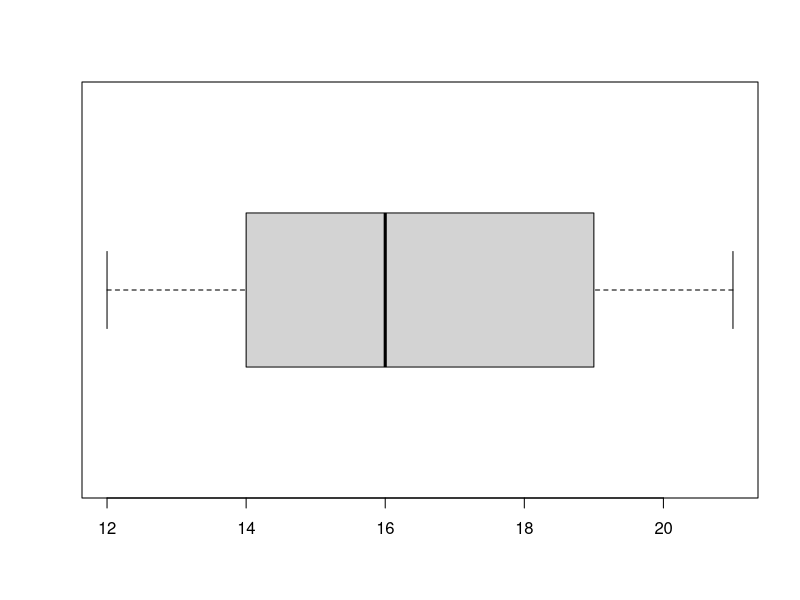
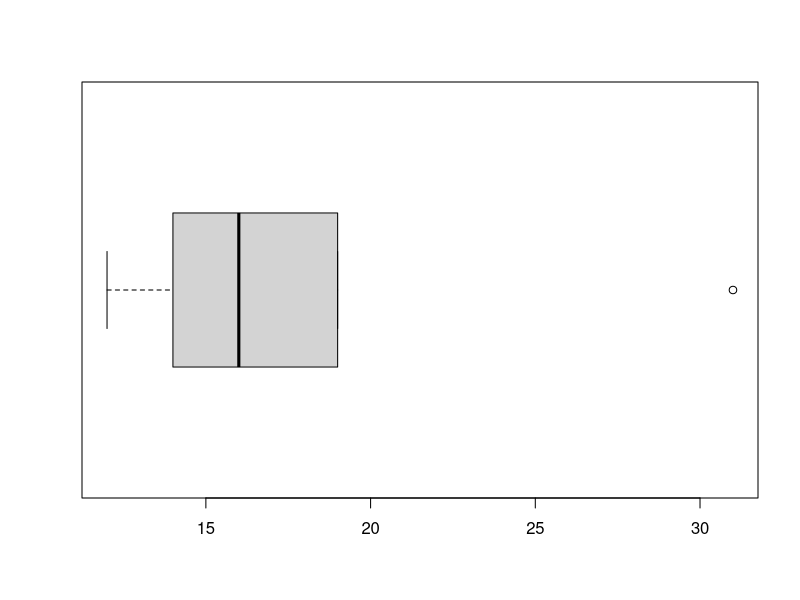

Here is the R script that generated these plots, in order:
#For today's R script, we will learn how to construct confidence intervals
#Let's start with an example

#Suppose we are fishermen in Eastern Ontario in a fishing derby (google is your friend), catching bullhead (google is your friend). We collected 222 bullhead fish (yes, this is excessive!) and found that the the mean length was 329.6mm with a standard deviation of 24.5. What is the 95% confidence interval? 

#using the formula covered during lecture, we find the margin of error (m) as follows: 
1.96*24.5/sqrt(222)

#lower confidence interval
329.6 - 1.96*24.5/sqrt(222)

#upper confidence interval
329.6 + 1.96*24.5/sqrt(222)

#we can report this answer in multiple ways:
#1) Margin of error format: 329.6 ± 3.2 mm
#2) Interval format: (326.4, 332.8) mm

#Another way of determining confidence interval is using the t-test function

#let's start by loading the bullhead data
#bullhead <- read.csv("http://tiny.cc/pubh2w") #fun fact: you can read csv data from urls!!!!
setwd("D:/bilal's books 8/Lie Detector/Lab assignments/Lab_12")
bullhead <- read.csv("data_pib.csv")
#using the t.test function
t.test(bullhead$length)

#what is we want to find the 90% confidence interval?
#we can do this by: 
t.test(bullhead$age,conf.level = .90)

#Find the 99% confidence interval using the t.test function
t.test(bullhead$age,conf.level = .99)

#Please note that the t.test does not use Z values to calculate confidence intervals. 
#It uses the t-distribution instead
#However, the t-distribution is more sensitive to sample size than the Z distribution (represents properties for Z values)
#So if we have small sample sizes, we need to check for outliers

#Here is an example
x <- c(12,14,16,19,21)
boxplot(x,horizontal = TRUE) #creating a horizontal boxplot
#no outliers

t.test(x)

#what happens when there are outliers?
y <- c(12,14,16,19,31) #31 is an outlier.

#The mean fluctuates(increases) because of the outlier. 
#Since the sample size is small therefore the change also seems quite large.
#It inturn changes the confidence interval values. 

#What is the definition of outliers that boxplots use? 
boxplot(y,horizontal = TRUE)
t.test(y)
#An outlier is defined as a data point that is located outside the 
#1.5*Inter Quartile Range

#Although we have not covered this during lecture
#I think it is useful to learn how to calculate confidence intervals for proportions or percentages
#From a sample of 150 students visiting the Health and Wellness center, 83 had obtained a flu shot. Find a
#90% confidence interval for the percentage of students who have received a flu shot.
p.hat <- 83/150
p.hat

#look up the general formula online
#p.hat +- z*sqrt(p.hat*(1-p.hat)/n)


#lower interval
p.hat - 1.645*sqrt(p.hat*(1-p.hat)/150)

#upper interval
p.hat + 1.645*sqrt(p.hat*(1-p.hat)/150)

#another way is using a built-in R command
prop.test(83,150)
#like before, default is 95% confidence interval

#what if we want to determine 90% confidence interval
prop.test(83,150,conf.level=.90)

#Place the 90% and 95% confidence intervals in context (hint: lecture slides from today's lecture)
#The statement seems a bit ambiguous as if what do we have to actually do 
#but nevertheless I am answering as per what I have understood

#To interpret these results within the context of the problem, we can say that with 
#95% confidence the percentage of the times we can expect to find  a student who has been given a flu shot
#is somewhere between 47.01% and 63.3%, based on our sample.
#In the case of 90% confidence the percentage of the times we can expect to find  a student who has been given a flu shot
#is somewhere between 48.28% and 62.17%, based on our sample.

#In the 95% interval 95% of values fall within two standard deviations of the mean proportion
#In the 90% interval 90% of values fall within 1.645 standard deviations of the mean proportion

#The greater the confidence level the wider the intervals would be. 
#99% confidence intervals are wider than 95% intervals, and 90% intervals are narrower.


#we can use $ to pull out confidence interval from output
prop.test(83,150,conf.level=.90)$conf.int

#Lab completion

#Question 1: As you may know, Pakistan has a serious water pollution issue. 
#A sample of 67 water samples was taken from across the United States. 
#The mean arsenic (google is your friend) level in the 67 samples was 9.6 parts per billion (ppb) with a standard deviation of 3.4 ppb. 
#Construct the 95% confidence interval for the mean arsenic level.
(9.6)+1.96*3.4/sqrt(67)
(9.6)-1.96*3.4/sqrt(67)
#Question 2: 
#A sample of 350 elm trees was taken in Islamabad and 95 of the trees showed evidence of Dutch elm disease (google is your friend).
#Construct the 90% confidence interval for the proportion of trees in Islamabad with evidence of Dutch elm disease.
prop.test(95,350,conf.level=.90)
